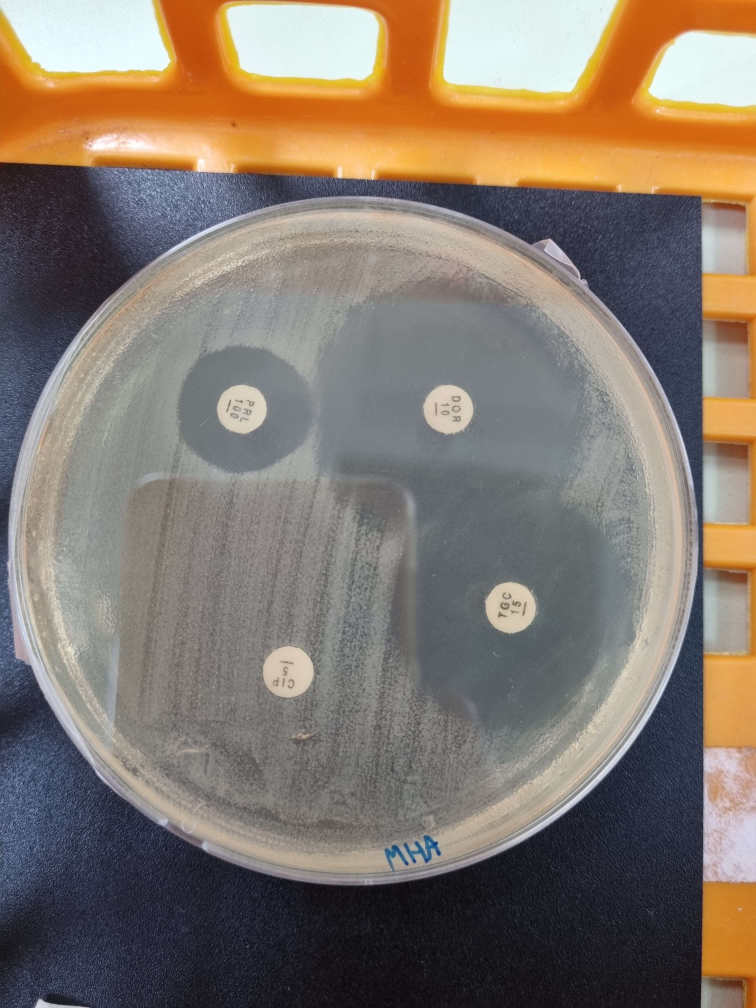
#> input picture org_img/1.jpg, 3024 x 4032 px (shown at 1/4 size)
$ python -i MedicineDetector.py   (imports and definitions only)
#> lines starting #> are read from the running program, lines starting #| are printed output that depends on the picture
#> further down, picture is the input picture: shape (4032, 3024, 3); mean B, G, R 109.2, 119.9, 132
import cv2
import numpy as np
from os import path
from copy import copy
import PlateDetector
from util import show, draw_circle, resize

def detect(img, pad=0):
    # crop image at place
#> called with pad = 0
    try:
        img_blur = cv2.GaussianBlur(img, (5, 5),0)
        normalized_img = cv2.normalize(img_blur, None, 20, 350, cv2.NORM_MINMAX)
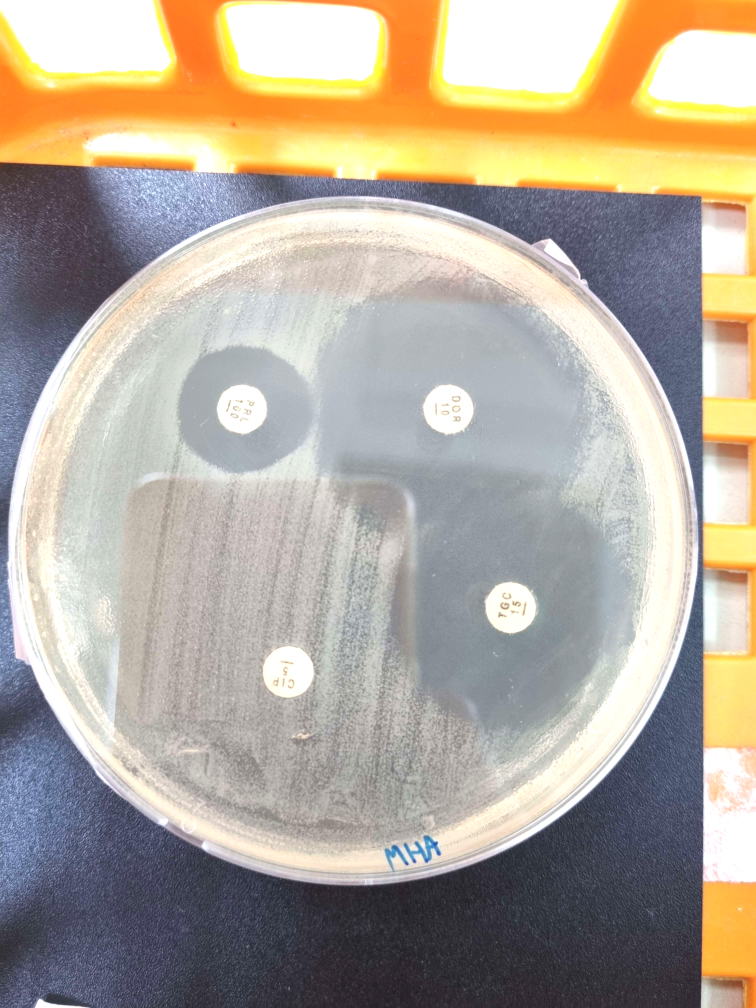
#> normalized_img: shape (4032, 3024, 3) (shown at 1/4 size); mean B, G, R 155.8, 169.1, 178.4
        iter = 3
        kernel2 = np.ones((3, 3), np.uint8)
        dilation = cv2.dilate(img_blur, kernel2, iterations=iter)
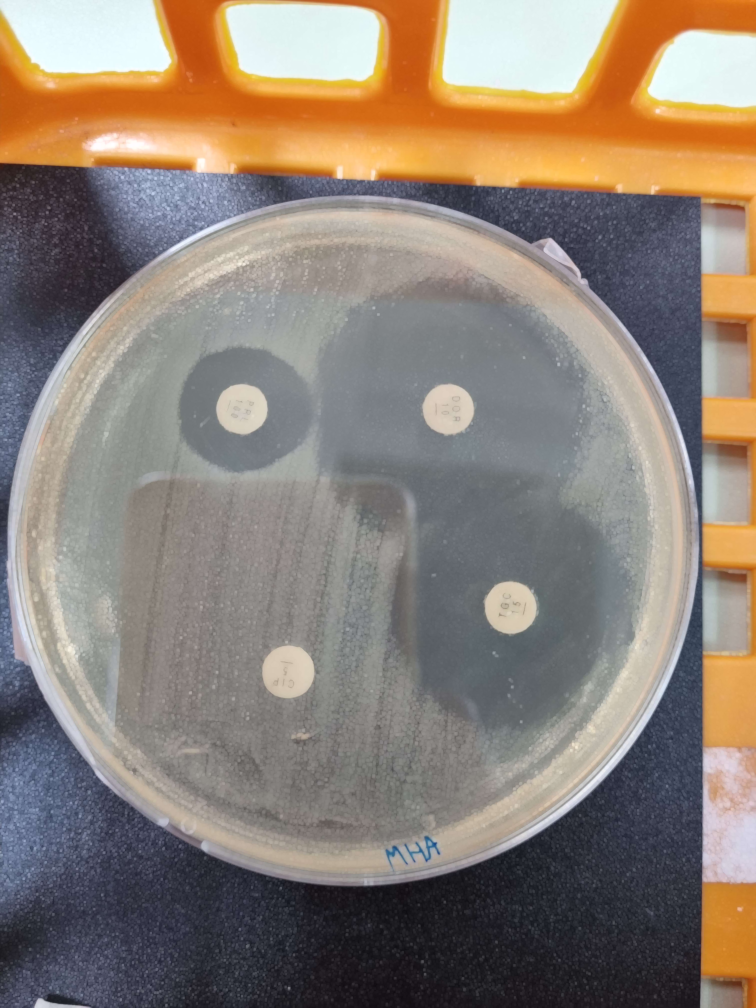
#> dilation: shape (4032, 3024, 3) (shown at 1/4 size); mean B, G, R 118.1, 128.5, 140.5
        erosion = cv2.erode(dilation, kernel2, iterations=iter)

        # _, img_th = cv2.threshold(erosion,190,255,cv2.THRESH_BINARY)


        detected_circles = cv2.HoughCircles(erosion,
                        cv2.HOUGH_GRADIENT, dp=1, minDist=60, param1 = 60,
                    param2 = 20, minRadius = 62, maxRadius = 74)

        # expand the circles
        detected_circles[:,:,2] = detected_circles[:,:,2] + pad

        if len(detected_circles[0]) <= 1:
            return detect_sec(img, pad)

        return detected_circles

    except cv2.error as e:
        print("An OpenCV error occurred:", e)
        return "An OpenCV error occurred:", e  # Or handle the error differently

    except Exception as e:
        print("No medicine detected:", e)
        return detect_sec(img, pad)


def detect_sec(image, pad=0):
    try:
        img_blur = cv2.GaussianBlur(image, (5, 5),0)
        normalized_img = cv2.normalize(img_blur, None, 20, 350, cv2.NORM_MINMAX)
        iter = 2
        kernel2 = np.ones((3, 3), np.uint8)
        dilation = cv2.dilate(img_blur, kernel2, iterations=iter)
        erosion = cv2.erode(dilation, kernel2, iterations=iter)

        # _, img_th = cv2.threshold(erosion,190,255,cv2.THRESH_BINARY)


        detected_circles = cv2.HoughCircles(erosion,
                        cv2.HOUGH_GRADIENT, dp=1, minDist=20, param1 = 60,
                    param2 = 20, minRadius = 35, maxRadius = 45)

        # expand the circles
        detected_circles[:,:,2] = detected_circles[:,:,2] + pad


        if len(detected_circles[0]) == 0:
            return None
        else: return detected_circles


    except cv2.error as e:
        print("An OpenCV error occurred:", e)
        return "An OpenCV error occurred:", e  # Or handle the error differently

    except Exception as e:
        print("No medicine2 detected:", e)
        return "No medicine2 detected:", e

>>> import cv2
>>> picture = cv2.imread('org_img/1.jpg')
>>> result = detect(picture)

$ run again, on org_img/10.jpg
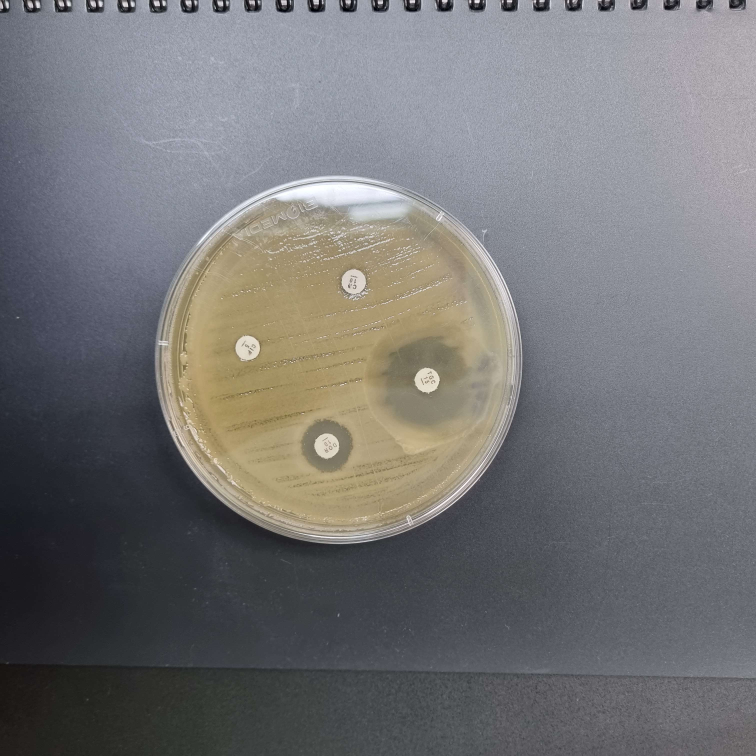
#> input picture org_img/10.jpg, 3024 x 3024 px (shown at 1/4 size)
#> picture is the input picture: shape (3024, 3024, 3); mean B, G, R 117.8, 116.6, 116.9
#> in detect, `normalized_img = cv2.normalize(img_blur, None, 20, 350, cv2.NORM_MINMAX)`:
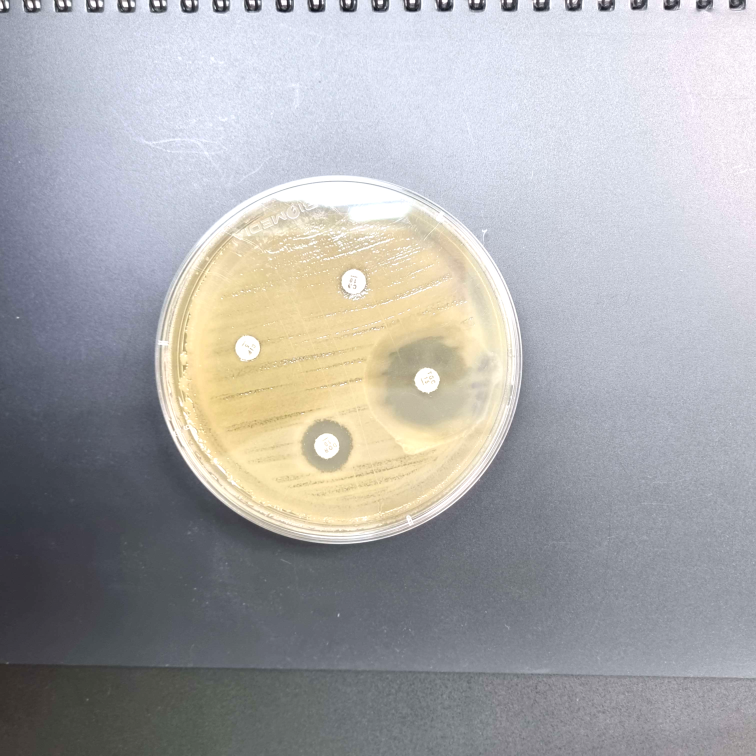
#> normalized_img: shape (3024, 3024, 3) (shown at 1/4 size); mean B, G, R 171.8, 170.2, 170.4
#> in detect, `dilation = cv2.dilate(img_blur, kernel2, iterations=iter)`:
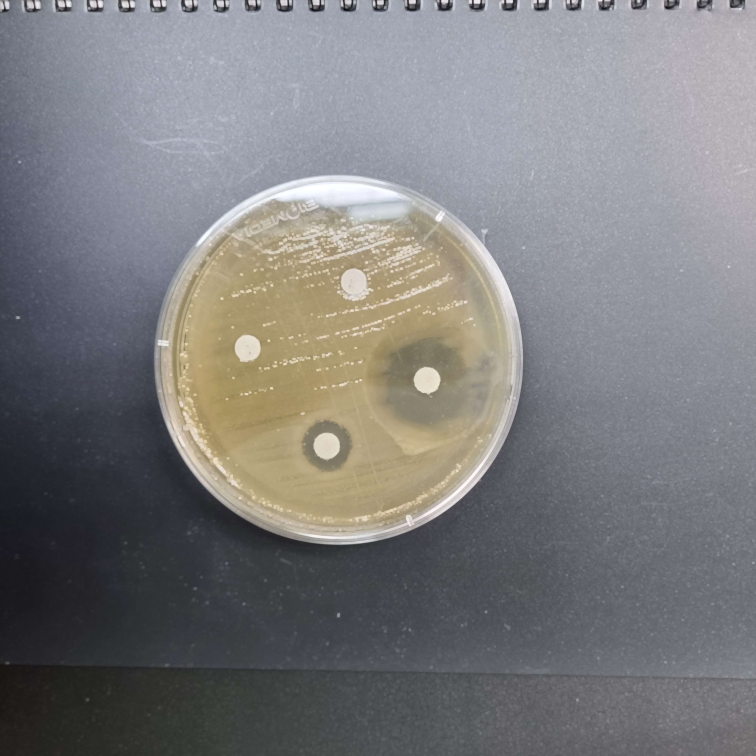
#> dilation: shape (3024, 3024, 3) (shown at 1/4 size); mean B, G, R 125.6, 124.3, 124.6

$ run again, on org_img/2.jpg
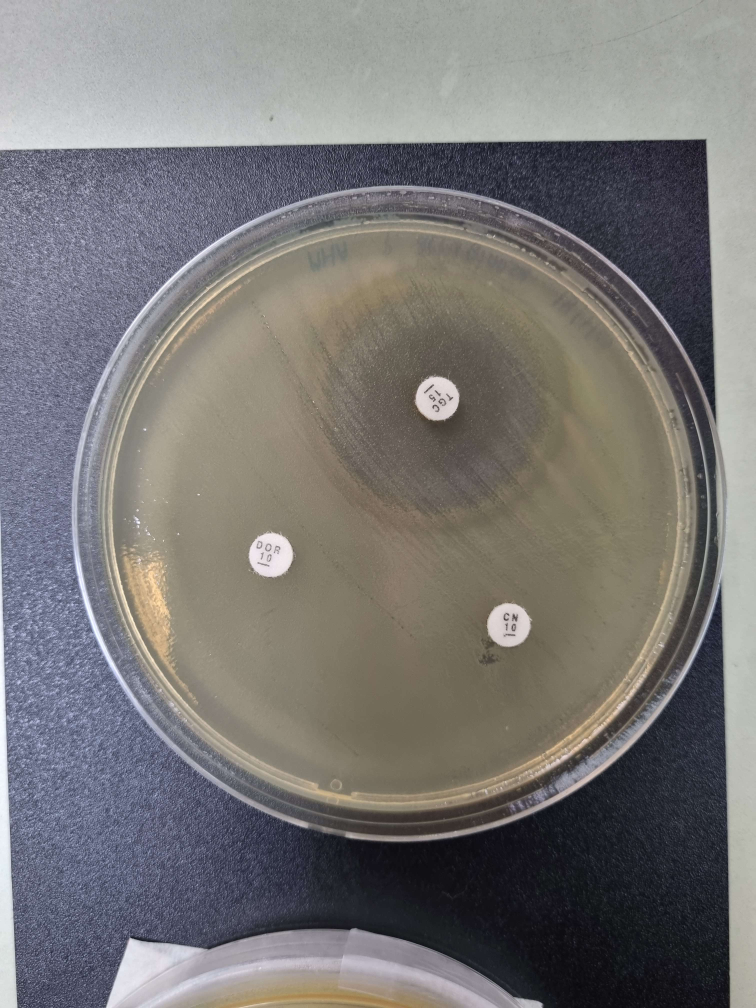
#> input picture org_img/2.jpg, 3024 x 4032 px (shown at 1/4 size)
#> picture is the input picture: shape (4032, 3024, 3); mean B, G, R 118.2, 119.2, 121.1
#> in detect, `normalized_img = cv2.normalize(img_blur, None, 20, 350, cv2.NORM_MINMAX)`:
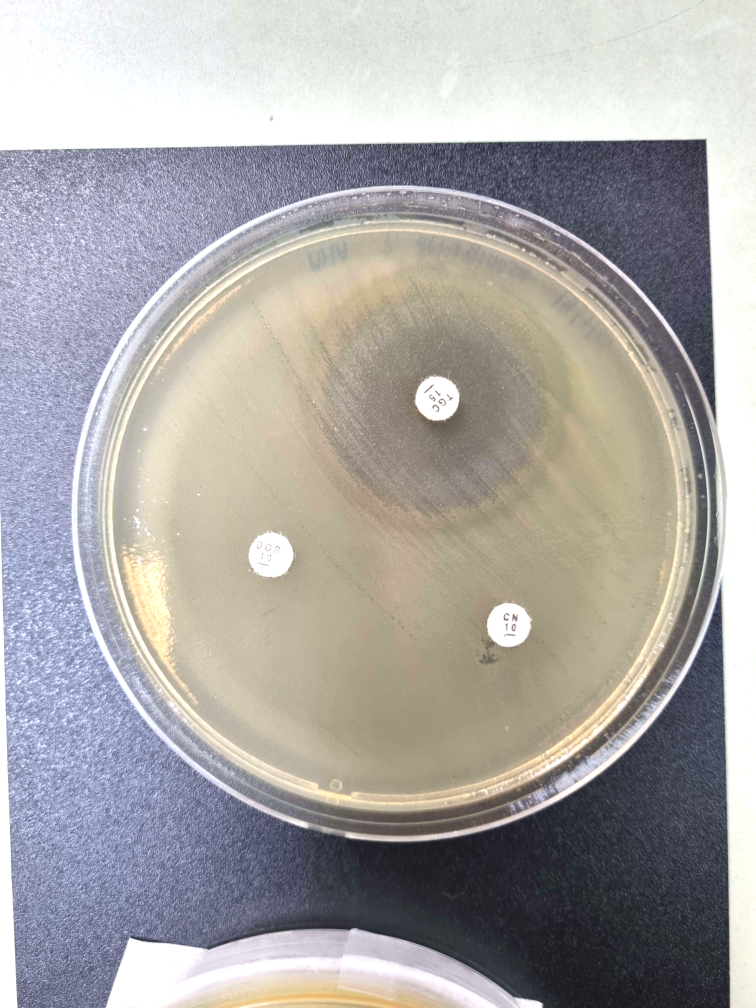
#> normalized_img: shape (4032, 3024, 3) (shown at 1/4 size); mean B, G, R 166.2, 167.5, 170.2
#> in detect, `dilation = cv2.dilate(img_blur, kernel2, iterations=iter)`:
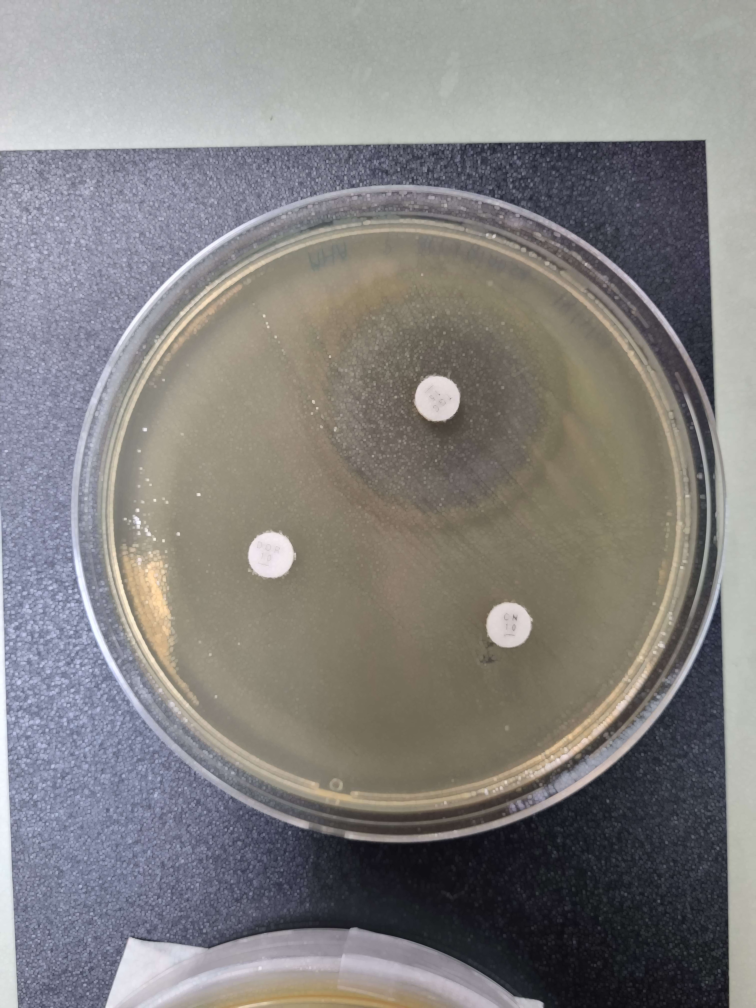
#> dilation: shape (4032, 3024, 3) (shown at 1/4 size); mean B, G, R 128.3, 129.3, 131.3

$ run again, on org_img/3.jpg
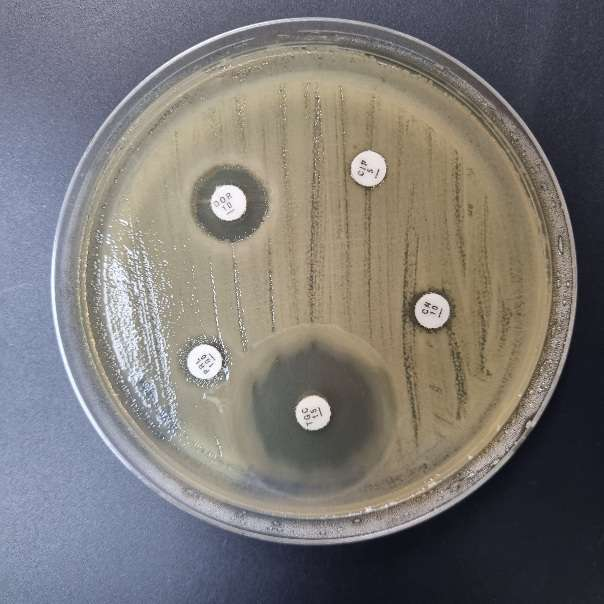
#> input picture org_img/3.jpg, 604 x 604 px
#> picture is the input picture: shape (604, 604, 3); mean B, G, R 117.5, 119.6, 122.6
#> in detect, `normalized_img = cv2.normalize(img_blur, None, 20, 350, cv2.NORM_MINMAX)`:
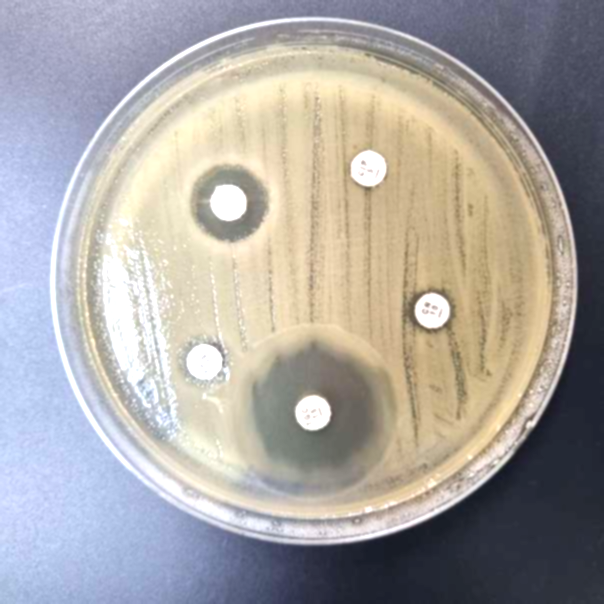
#> normalized_img: shape (604, 604, 3); mean B, G, R 163.1, 166.3, 170.4
#> in detect, `erosion = cv2.erode(dilation, kernel2, iterations=iter)`:
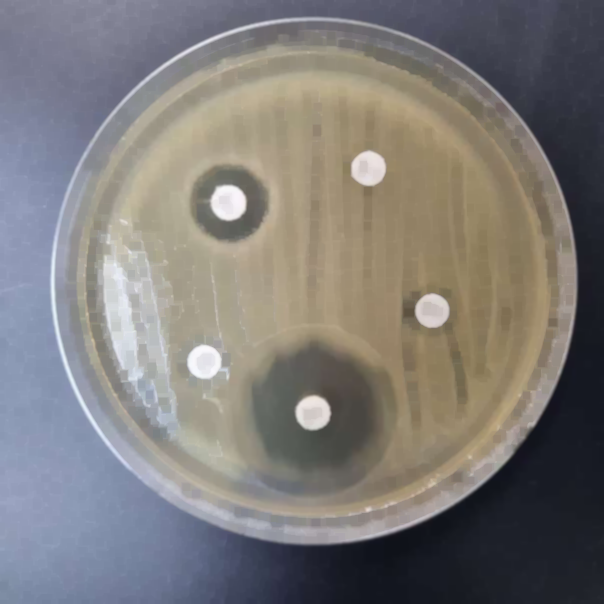
#> erosion: shape (604, 604, 3); mean B, G, R 120.8, 122.9, 125.9
